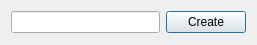
<?xml version="1.0" encoding="UTF-8"?>
<ui version="4.0">
 <class>Dialog</class>
 <widget class="QDialog" name="Dialog">
  <property name="geometry">
   <rect>
    <x>0</x>
    <y>0</y>
    <width>257</width>
    <height>45</height>
   </rect>
  </property>
  <property name="windowTitle">
   <string>Dialog</string>
  </property>
  <layout class="QGridLayout" name="gridLayout_2">
   <item row="0" column="0">
    <layout class="QGridLayout" name="gridLayout">
     <item row="0" column="0">
      <widget class="QLineEdit" name="newName"/>
     </item>
     <item row="0" column="1">
      <widget class="QPushButton" name="createButton">
       <property name="text">
        <string>Create</string>
       </property>
      </widget>
     </item>
    </layout>
   </item>
  </layout>
 </widget>
 <resources/>
 <connections/>
</ui>
